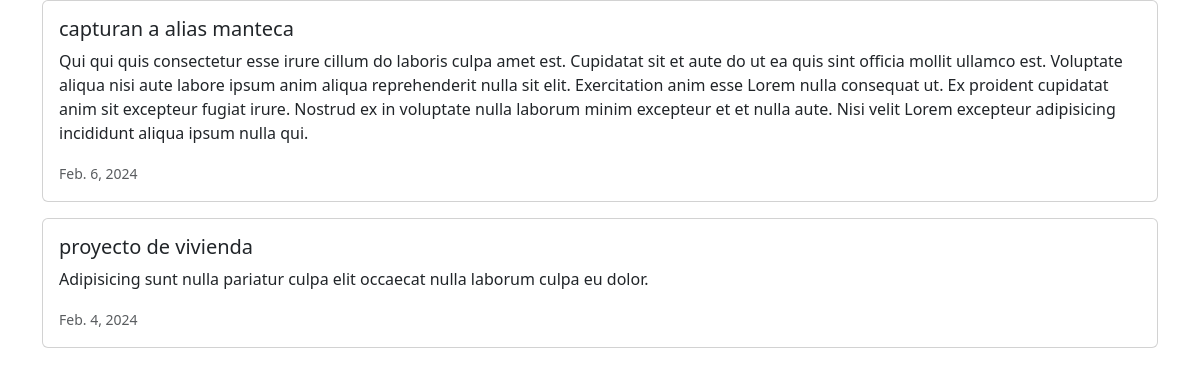
Page /news/ on the committed database.
### news/models.py (models this page shows, shortened)
class News(models.Model):
    headline= models.CharField(max_length=200)
    body= models.TextField()
    date= models.DateField()

### news/views.py (the view)
# urls.py: path("", views.News, name="news"),
def News(request):
    newss = NewsModel.objects.all().order_by("-date")
    return render(request, "news.html", {"newss": newss})

### news/templates/news.html (shortened to what this page needs)
<!DOCTYPE html>
<html lang="en">
<head>
    <link href="https://cdn.jsdelivr.net/npm/bootstrap@5.3.2/dist/css/bootstrap.min.css" rel="stylesheet">
</head>
<body>
   <div class="container">
        {% for news in newss %}
        <div class="card mb-3">
            <div class="row g-0">
                <div class="card-body">
                <h5 class="card-title">{{news.headline}}</h5>
                <p class="card-text">{{news.body}}</p>
                <p class="card-text"><small class="text-body-secondary">{{news.date}}</small></p>
            </div>
            </div>
        </div>
        {% endfor %}
   </div>
</body>
</html>

### rows in the picture
News: headline "capturan a alias manteca", body "Qui qui quis consectetur esse irure cillum do laboris culpa amet est. Cupidatat sit et aute do ut ea quis sint officia mollit ullamco est. Voluptate aliqua nisi aute labore ipsum anim aliqua reprehenderit nulla sit elit. Exercitation anim esse Lorem nulla consequat ut. Ex proident cupidatat anim sit excepteur fugiat irure. Nostrud ex in voluptate nulla laborum minim excepteur et et nulla aute. Nisi velit Lorem excepteur adipisicing incididunt aliqua ipsum nulla qui.", date "Feb. 6, 2024"
News: headline "proyecto de vivienda", body "Adipisicing sunt nulla pariatur culpa elit occaecat nulla laborum culpa eu dolor.", date "Feb. 4, 2024"
